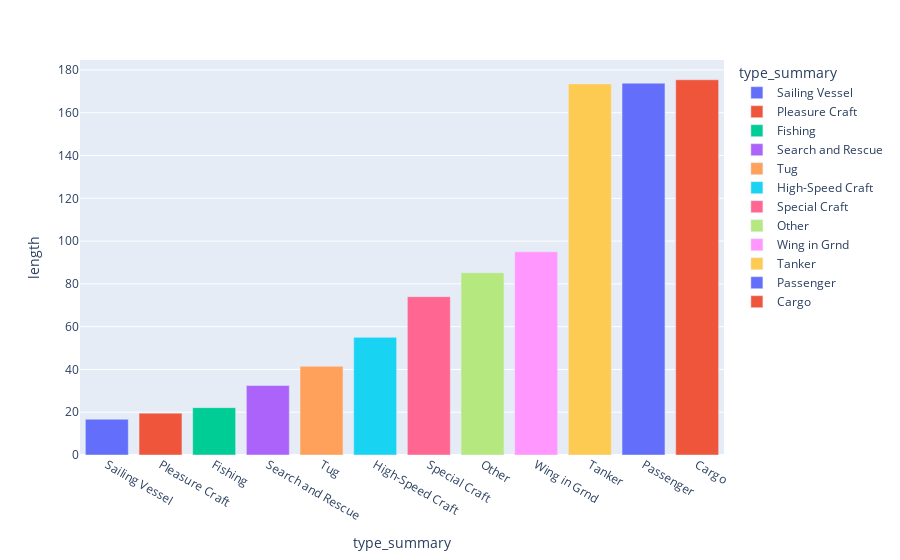

Notebook code for this chart:
### Code cell
px.bar(meandf.sort_values('length'), x='type_summary', y='length', color='type_summary')

### Figure 1 — Plotly figure (JSON) as saved in the notebook; plotly's stock layout.template omitted (floating-point values rounded to 4 significant figures)
{"data": [{"alignmentgroup": "True", "hovertemplate": "type_summary=%{x}<br>length=%{y}<extra></extra>", "legendgroup": "Sailing Vessel", "marker": {"color": "#636efa"}, "name": "Sailing Vessel", "offsetgroup": "Sailing Vessel", "orientation": "v", "showlegend": true, "textposition": "auto", "type": "bar", "x": ["Sailing Vessel"], "xaxis": "x", "y": [16.7], "yaxis": "y"}, {"alignmentgroup": "True", "hovertemplate": "type_summary=%{x}<br>length=%{y}<extra></extra>", "legendgroup": "Pleasure Craft", "marker": {"color": "#EF553B"}, "name": "Pleasure Craft", "offsetgroup": "Pleasure Craft", "orientation": "v", "showlegend": true, "textposition": "auto", "type": "bar", "x": ["Pleasure Craft"], "xaxis": "x", "y": [19.56], "yaxis": "y"}, {"alignmentgroup": "True", "hovertemplate": "type_summary=%{x}<br>length=%{y}<extra></extra>", "legendgroup": "Fishing", "marker": {"color": "#00cc96"}, "name": "Fishing", "offsetgroup": "Fishing", "orientation": "v", "showlegend": true, "textposition": "auto", "type": "bar", "x": ["Fishing"], "xaxis": "x", "y": [22.14], "yaxis": "y"}, {"alignmentgroup": "True", "hovertemplate": "type_summary=%{x}<br>length=%{y}<extra></extra>", "legendgroup": "Search and Rescue", "marker": {"color": "#ab63fa"}, "name": "Search and Rescue", "offsetgroup": "Search and Rescue", "orientation": "v", "showlegend": true, "textposition": "auto", "type": "bar", "x": ["Search and Rescue"], "xaxis": "x", "y": [32.5], "yaxis": "y"}, {"alignmentgroup": "True", "hovertemplate": "type_summary=%{x}<br>length=%{y}<extra></extra>", "legendgroup": "Tug", "marker": {"color": "#FFA15A"}, "name": "Tug", "offsetgroup": "Tug", "orientation": "v", "showlegend": true, "textposition": "auto", "type": "bar", "x": ["Tug"], "xaxis": "x", "y": [41.47], "yaxis": "y"}, {"alignmentgroup": "True", "hovertemplate": "type_summary=%{x}<br>length=%{y}<extra></extra>", "legendgroup": "High-Speed Craft", "marker": {"color": "#19d3f3"}, "name": "High-Speed Craft", "offsetgroup": "High-Speed Craft", "orientation": "v", "showlegend": true, "textposition": "auto", "type": "bar", "x": ["High-Speed Craft"], "xaxis": "x", "y": [55], "yaxis": "y"}, {"alignmentgroup": "True", "hovertemplate": "type_summary=%{x}<br>length=%{y}<extra></extra>", "legendgroup": "Special Craft", "marker": {"color": "#FF6692"}, "name": "Special Craft", "offsetgroup": "Special Craft", "orientation": "v", "showlegend": true, "textposition": "auto", "type": "bar", "x": ["Special Craft"], "xaxis": "x", "y": [74.03], "yaxis": "y"}, {"alignmentgroup": "True", "hovertemplate": "type_summary=%{x}<br>length=%{y}<extra></extra>", "legendgroup": "Other", "marker": {"color": "#B6E880"}, "name": "Other", "offsetgroup": "Other", "orientation": "v", "showlegend": true, "textposition": "auto", "type": "bar", "x": ["Other"], "xaxis": "x", "y": [85.21], "yaxis": "y"}, {"alignmentgroup": "True", "hovertemplate": "type_summary=%{x}<br>length=%{y}<extra></extra>", "legendgroup": "Wing in Grnd", "marker": {"color": "#FF97FF"}, "name": "Wing in Grnd", "offsetgroup": "Wing in Grnd", "orientation": "v", "showlegend": true, "textposition": "auto", "type": "bar", "x": ["Wing in Grnd"], "xaxis": "x", "y": [95], "yaxis": "y"}, {"alignmentgroup": "True", "hovertemplate": "type_summary=%{x}<br>length=%{y}<extra></extra>", "legendgroup": "Tanker", "marker": {"color": "#FECB52"}, "name": "Tanker", "offsetgroup": "Tanker", "orientation": "v", "showlegend": true, "textposition": "auto", "type": "bar", "x": ["Tanker"], "xaxis": "x", "y": [173.5], "yaxis": "y"}, {"alignmentgroup": "True", "hovertemplate": "type_summary=%{x}<br>length=%{y}<extra></extra>", "legendgroup": "Passenger", "marker": {"color": "#636efa"}, "name": "Passenger", "offsetgroup": "Passenger", "orientation": "v", "showlegend": true, "textposition": "auto", "type": "bar", "x": ["Passenger"], "xaxis": "x", "y": [173.8], "yaxis": "y"}, {"alignmentgroup": "True", "hovertemplate": "type_summary=%{x}<br>length=%{y}<extra></extra>", "legendgroup": "Cargo", "marker": {"color": "#EF553B"}, "name": "Cargo", "offsetgroup": "Cargo", "orientation": "v", "showlegend": true, "textposition": "auto", "type": "bar", "x": ["Cargo"], "xaxis": "x", "y": [175.4], "yaxis": "y"}], "layout": {"barmode": "relative", "legend": {"title": {"text": "type_summary"}, "tracegroupgap": 0}, "margin": {"t": 60}, "xaxis": {"anchor": "y", "categoryarray": ["Sailing Vessel", "Pleasure Craft", "Fishing", "Search and Rescue", "Tug", "High-Speed Craft", "Special Craft", "Other", "Wing in Grnd", "Tanker", "Passenger", "Cargo"], "categoryorder": "array", "domain": [0, 1], "title": {"text": "type_summary"}}, "yaxis": {"anchor": "x", "domain": [0, 1], "title": {"text": "length"}}}}
